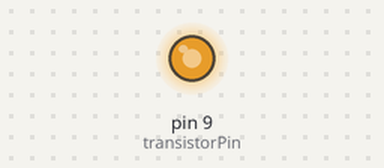
A sketch run on a simulated Arduino Uno, built with avr-gcc and run on an emulated ATmega328P. On the bench: output pins drawn as LEDs (lit = HIGH).

Above: at 0.1 s.
Timing chart, 0 to 1.6 s (numbered marks = the images above):
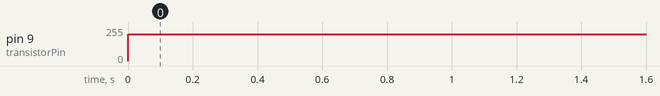

Measured:
- by itself, pin 9 (transistorPin): 0/255 → 200/255 at 0.00 s

The sketch:

_01_motor_transistor.ino
```cpp
const int transistorPin = 9;

const int speedMotor = 200;


void setup() {

  pinMode(transistorPin, OUTPUT);

}


void loop() {

  analogWrite(transistorPin, speedMotor);

}
```
